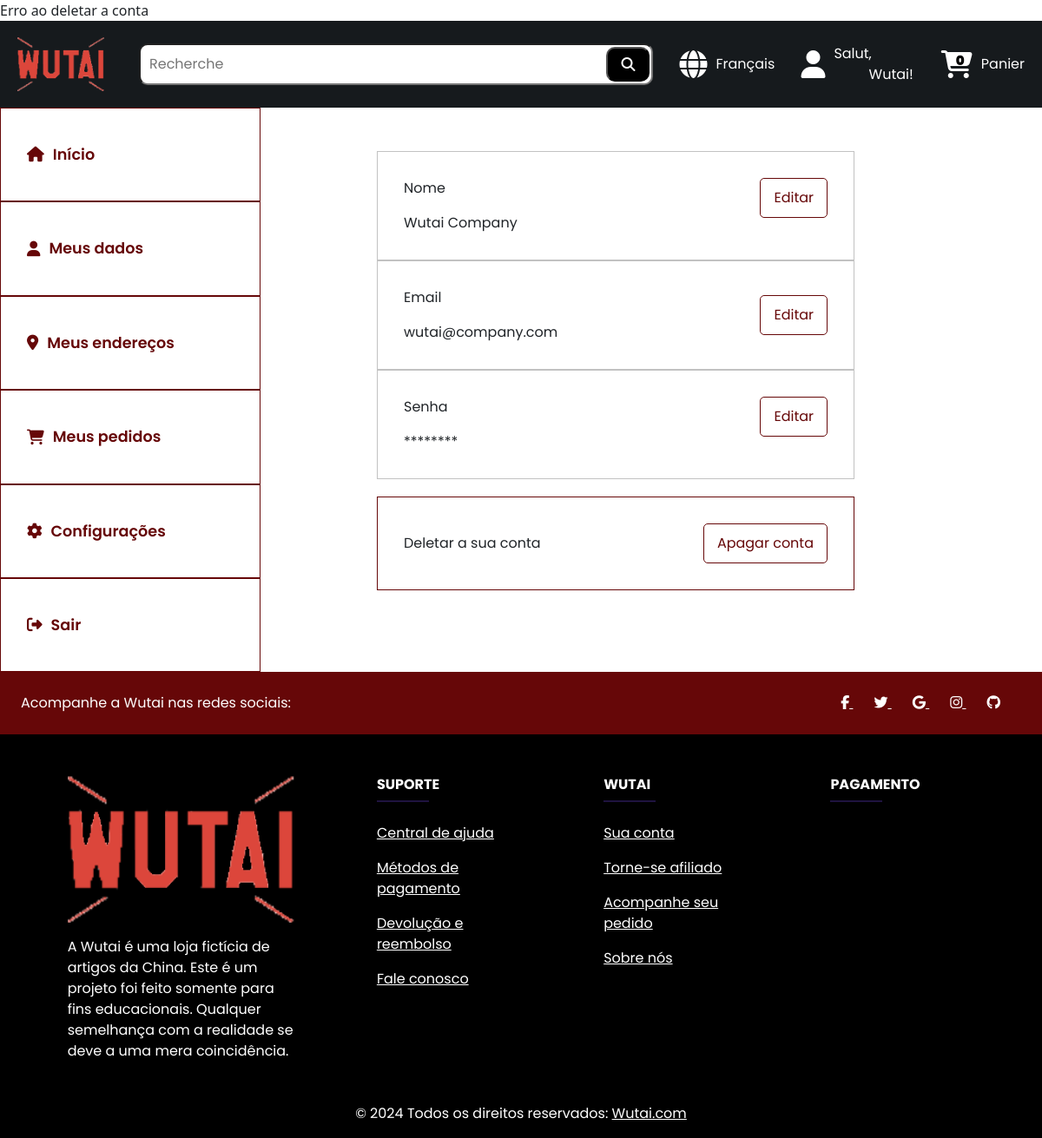
The app's page /website/user/userdata/userdata.php (signed in) with its own data.
### tables this page shows
CREATE TABLE IF NOT EXISTS `user` (
  `idUser` bigint NOT NULL AUTO_INCREMENT,
  `name` varchar(60) NOT NULL,
  `surname` varchar(60) NOT NULL,
  `email` varchar(90) NOT NULL,
  `password` varchar(255) NOT NULL,
  `birthdate` date NOT NULL,
  `createdDate` datetime NOT NULL DEFAULT CURRENT_TIMESTAMP,
  PRIMARY KEY (`idUser`),
  UNIQUE KEY `email` (`email`)
);

### website/user/userdata/userdata.php (the view, shortened to what this page needs)
<?php
require_once(BASE_PATH . DIRECTORY_SEPARATOR . 'connect.php');
extract($_POST);
$id = $_SESSION['idUser'];
$sql = "SELECT * FROM user WHERE idUser = '$id'";
$sqlQuery = mysqli_query($conn, $sql);
$sqlFetch = mysqli_fetch_array($sqlQuery);
?>
<!DOCTYPE html>
<html lang="pt-BR">
<head>
    <link rel="stylesheet" href="../../../styles/header.css">
    <link href="https://cdn.jsdelivr.net/npm/bootstrap@5.0.2/dist/css/bootstrap.min.css" rel="stylesheet">
    <link rel="stylesheet" href="../../../styles/footer.css">
    <link rel="stylesheet" href="../../../styles/user/aside/aside.css">
    <link rel="stylesheet" href="../../../styles/user/homepage/userdata/userdata.css">
</head>
<body>
    <?php include("../../header/header.php") ?>
    <div class="settings__wrapper">
        <?php include("../aside/aside.php"); ?>
        <div class="vertical__box">
            <div class="vertical__box__row">
                <div class="vertical__box__row__name">
                    <p>Nome</p>
                    <span><?php echo $sqlFetch['name'] . " " . $sqlFetch['surname'] ?></span>
                </div>
                <form action="" method="post">
                    <div class="vertical__box__row__button__edit">
                        <input type="submit" name="editName" value="Editar"></input>
                    </div>
                </form>
            </div>
            <div class="vertical__box__row">
                <div class="vertical__box__row__name">
                    <p>Email</p>
                    <span><?php echo $sqlFetch['email'] ?></span>
                </div>
                <div class="vertical__box__row__button__edit">
                    <form action="" method="post">
                        <input type="submit" name="editEmail" value="Editar"></input>
                    </form>
                </div>
            </div>
            <div class="vertical__box__row">
                <div class="vertical__box__row__name">
                    <p>Senha</p>
                    <span>********</span>
                </div>
                <form action="" method="post">
                    <div class="vertical__box__row__button__edit">
                        <input type="submit" name="editPass" value="Editar"></input>
                    </div>
                </form>
            </div>
            <div class="vertical__box__row delete__account__div">
                <div class="delete__account__div__text">
                    <span>Deletar a sua conta</span>
                    <div class="vertical__box__row__button__edit">
                        <input type="submit" name="deleteAccount" id="deleteAccount" onclick="event.preventDefault(); deleteAccountFunc();" value="Apagar conta"></input>
                    </div>
                </div>
            </div>
        </div>
    </div>
    <?php include("../../footer/footer.php") ?>

### styles/header.css (style rules this page uses)
* { margin: 0; padding: 0; box-sizing: border-box; font-family: "Poppins", sans-serif; }

### styles/footer.css (style rules this page uses)
* { margin: 0; padding: 0; box-sizing: border-box; font-family: "Poppins", sans-serif; }

### styles/user/aside/aside.css (style rules this page uses)
* { margin: 0; padding: 0; box-sizing: border-box; font-family: "Poppins", sans-serif; }

### styles/user/homepage/userdata/userdata.css (style rules this page uses)
* { margin: 0; padding: 0; box-sizing: border-box; font-family: "Poppins", sans-serif; }
.settings__wrapper { display: flex; }
.settings__wrapper .vertical__box { width: 50%; margin-top: 50px; }
.settings__wrapper .vertical__box__row { display: flex; justify-content: space-between; margin-left: 50px; padding: 30px; border: solid 1px rgba(153, 153, 153, 0.6); }
.settings__wrapper .vertical__box__row__button__edit { display: flex; align-items: center; }
.settings__wrapper .vertical__box__row__button__edit input { color: #660708; background-color: transparent; font-size: clamp(0.5rem, 10vw, 1rem); text-decoration: none; border: solid 1px #660708; padding: 10px 15px; border-radius: 5px; display: flex; align-items: center; justify-content: center; }
.delete__account__div { margin-top: 20px; border: solid 1px #660708 !important; }
.delete__account__div__text { display: flex; justify-content: space-between; align-items: center; width: 100%; }

### records on screen
user: name "Wutai", surname "Company", email "wutai@company.com"

### other values on screen
$name "Wutai"
$count[0] "0"
